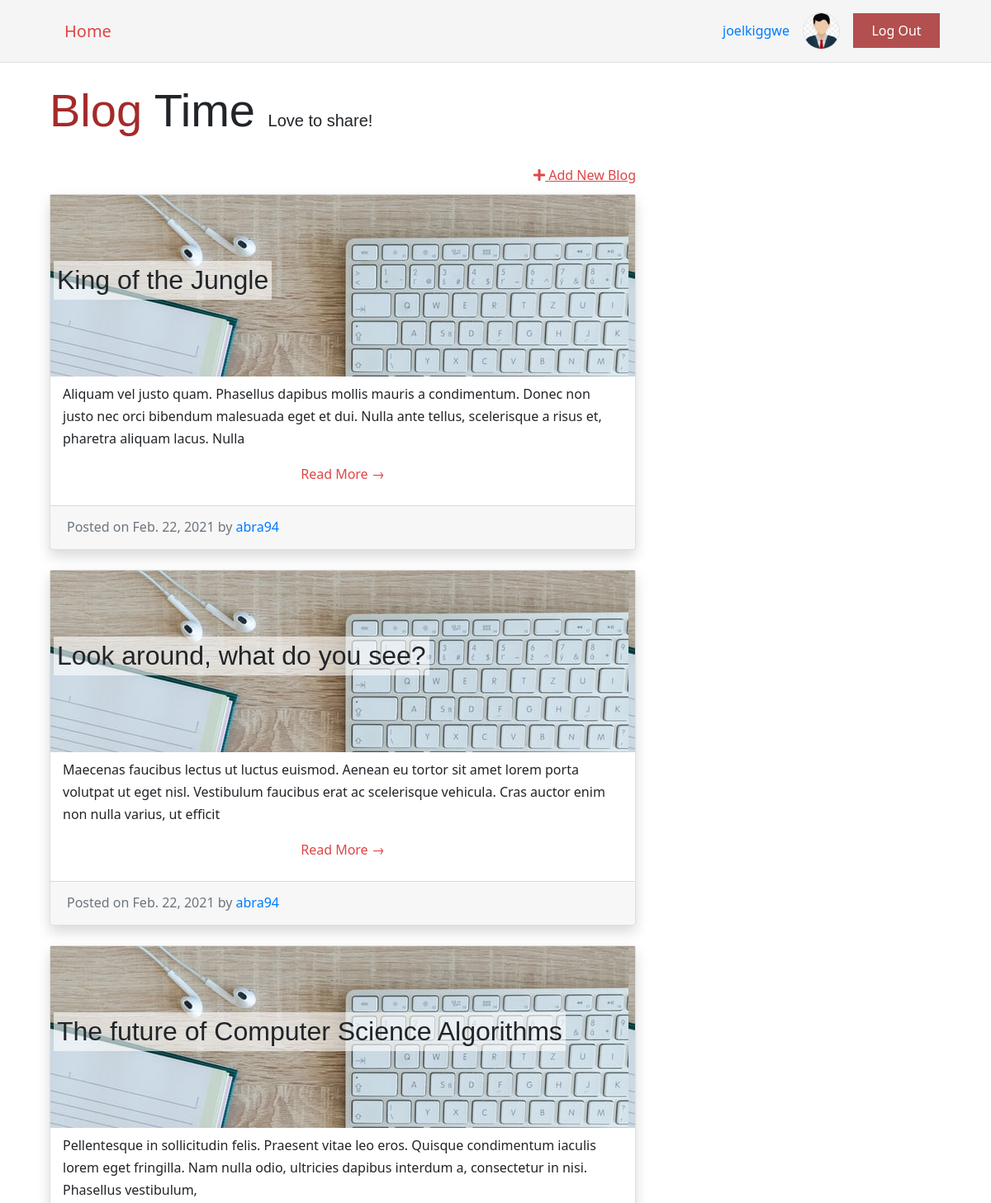
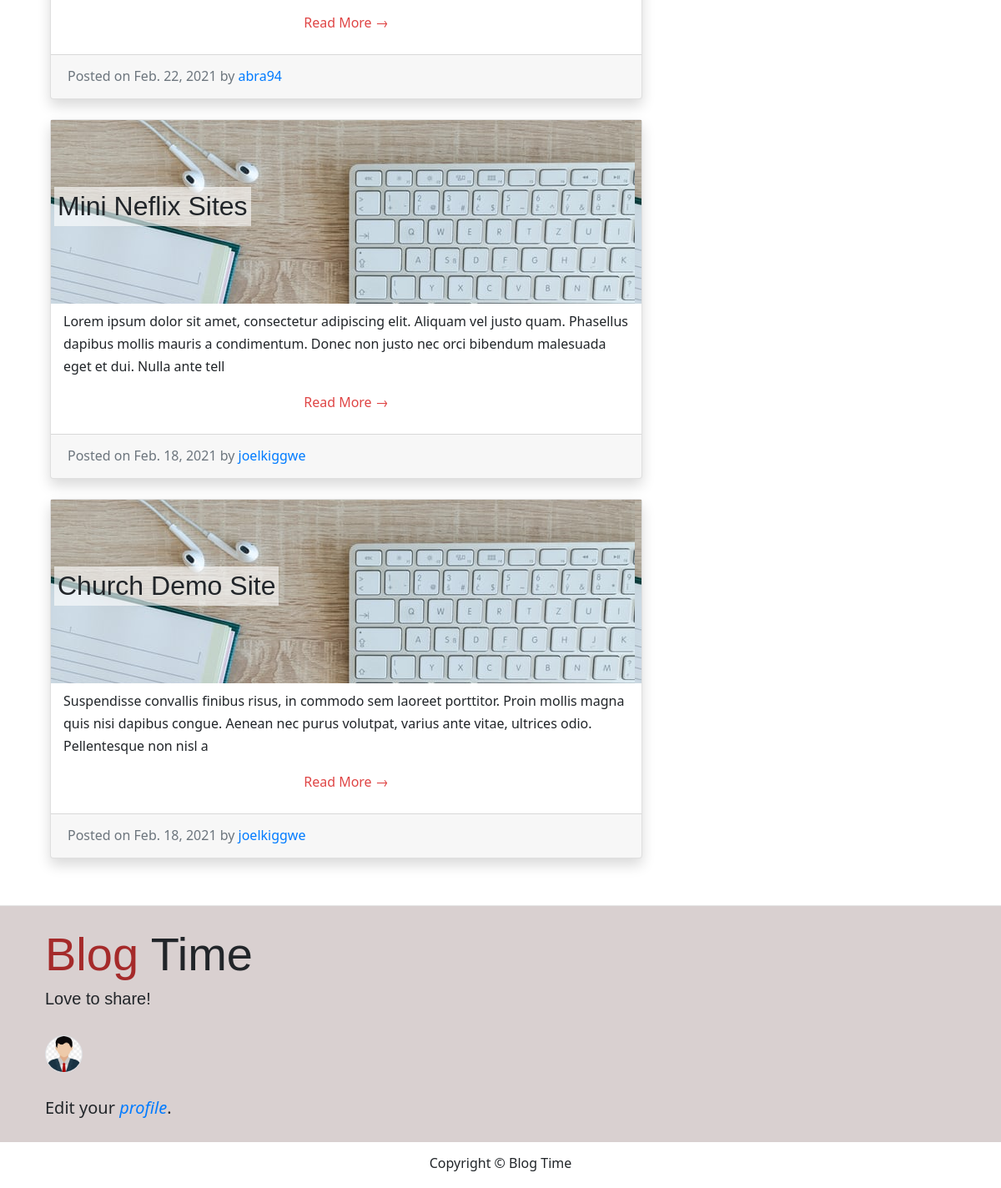
The app's page / (signed in) with its own data (2 pictures, top to bottom).
### blog_site_app/models.py (models this page shows, shortened)
class Profile(models.Model):
    user = models.OneToOneField(User, on_delete=models.CASCADE)
    bio = models.TextField(max_length=500, blank=True)
    location = models.CharField(max_length=30, blank=True)
    birth_date = models.DateField(null=True, blank=True)
    image_avatar = models.ImageField(upload_to="images/")

class BlogPost(models.Model):
    author = models.ForeignKey(User, on_delete= models.CASCADE, related_name='blog_posts')
    title = models.CharField(max_length=200)
    text = models.TextField()
    slug = models.SlugField(max_length=150, unique=True)
    published_date = models.DateField(auto_now_add=True)
    status = models.IntegerField(choices=STATUS, default=0)
    blog_image_post = models.ImageField(default="default_blog_image.jpg")
    active = models.BooleanField(default=False) # for the admin role to give confirmation
    isLiked  = models.BooleanField(default=False)
    class Meta:
        ordering = ['-published_date']

### blog_site_app/views.py (the view)
# urls.py: path('', views.BlogPostList.as_view(), name="home"),
class BlogPostList(generic.ListView):
    queryset = BlogPost.objects.filter(status=1, active=True).order_by('-published_date')
    template_name = 'blog_site_app/homepage.html'

### blog_site_app/templates/blog_site_app/homepage.html (shortened to what this page needs)
{% extends 'blog_site_app/base.html' %}
{% block content %}
<div class="container">
    <div class="row">
        <div class="col-md-8">
            <h1 class="my-4 display-4">
                <span class="brand-name">Blog</span> Time
                <small class="lead"> Love to share!</small>
            </h1>
            {% if user.is_authenticated %}
            <div class="d-flex justify-content-end">
                <a class="nav-link pr-0" style="text-decoration: underline;" href="{% url 'new_blog_post' %}">
                    <i class="fa fa-plus"></i>
                    Add New Blog</a>
            </div>
            {% endif %}
            {% for post in blogpost_list %}
            <div class="card mb-4 shadow">
                <div class="">
                    <div class="d-flex px-1 justify-content-between align-items-center" style="height: 220px;
                        background-image: url('{{ MEDIA_URL}}images/{{ post.blog_image_post }}')" />
                        <h2 class="post-title card-title text-black px-1 py-1">{{ post.title }}</h2>
                    </div>
                    <div class="container">
                        <p class="card-text my-2">{{ post.text | slice:":200" }}</p>
                        <a href="{% url 'post_detail' post.slug %}" class="mb-3 text-center nav-link">Read More &rarr;</a>
                    </div>
                </div>
                <div class="card-footer text-muted">
                    Posted on {{ post.published_date }} by
                    <span class="text-primary">{{ post.author }}</span>
                </div>
            </div>
            {% endfor %}
        </div>
{% endblock %}

### blog_site_app/templates/blog_site_app/base.html (shortened to what this page needs)
<html>
<head>
    <link rel="stylesheet" href="https://stackpath.bootstrapcdn.com/bootstrap/4.5.2/css/bootstrap.min.css"
>
    <link href="https://cdnjs.cloudflare.com/ajax/libs/font-awesome/5.13.0/css/all.min.css" rel="stylesheet">
    {% load static %}
    <link rel="stylesheet" href="{% static '/css/blog.css' %}">
</head>
<body>
    <div class="nav border-bottom">
        <nav class=" container navbar nav-dark d-flex justify-content-end align-items-center flex-row flex-nowrap">
            <span class="mr-auto pl-3 lead">
                <a class="nav-link" href="{% url 'home' %}"> Home </a></span>
            {% if user.is_authenticated %}
            <span class="pr-3">
                <a href="{% url 'update_profile' %}" title="Click to edit your profile"> {{ user.username }} </a></span>
            <span class="pr-3"> <img class="border rounded-circle" src="{{ user.profile.image_avatar.url }}"
                    style="height: 45px;" alt="user photo avatar"></span>
            <span class="py-3 mr-3">
                <a class="login-btn" href="{% url 'logout' %}">Log Out
                </a>
            </span>
            {% endif %}
        </nav>
    </div>
    <div class="content container">
        <div class="row">
            <div class="col-md-8 col-lg-12">
                {% block content %}
                {% endblock %}
    <footer class="pt-2">
        <div class="container d-flex flex-column pl-4 py-2">
            {% if user.profile.image_avatar and user.is_authenticated %}
            <h1 class="my-2 display-4">
                <span class="brand-name">Blog</span> Time
                <small class="lead pt-2 d-block"> Love to share!</small>
            </h1>
            <span class="py-4">
                <img class="border rounded-circle" src="{{ user.profile.image_avatar.url }}" style="height: 45px;"
                    alt="user photo avatar"></span>
            <span class="lead py-1">
                Edit your
                <a class="font-italic" href="{% url 'update_profile' %}" title="Click to edit your profile">
                    profile</a>.</span>
            {% endif %}
        </div>
        <div class="mt-3 pt-2 bg-white">
            <p class="mt-1 text-center">Copyright &copy; Blog Time</p>
        </div>
    </footer>
</body>
</html>

### blog_site_app/static/css/blog.css (style rules this page uses)
body { font-family: "Segoe UI", Roboto, "Helvetica Neue", Arial, sans-serif; line-height: 1.7rem; }
div.nav { background-color: #f5f5f5; border-bottom: 1px solid #f5f5f5; }
.nav-link { color: rgb(223, 69, 69); font-weight: 500; }
.login-btn { color: white; background-color: rgba(165, 42, 42, 0.815); padding: 0.6rem 1.4rem; }
h1, h2, h3 { font-family: "Playfair Display", sans-serif; }
.brand-name { color: brown; }
.post-title { background-color: #ffffff9a !important; }
footer { margin-top: 2rem; background-color: rgba(172, 151, 151, 0.452); border-top: 0.05rem solid rgb(229, 229, 229); }

### records on screen
BlogPost: blog_image_post (placeholder picture), title "King of the Jungle", text "Aliquam vel justo quam. Phasellus dapibus mollis mauris a condimentum. Donec non justo nec orci bibendum malesuada eget et dui. Nulla ante tellus, scelerisque a risus et, pharetra aliquam lacus. Nulla", published_date "Feb. 22, 2021", author "abra94"
BlogPost: blog_image_post (placeholder picture), title "Look around, what do you see?", text "Maecenas faucibus lectus ut luctus euismod. Aenean eu tortor sit amet lorem porta volutpat ut eget nisl. Vestibulum faucibus erat ac scelerisque vehicula. Cras auctor enim non nulla varius, ut efficit", published_date "Feb. 22, 2021", author "abra94"
BlogPost: blog_image_post (placeholder picture), title "The future of Computer Science Algorithms", text "Pellentesque in sollicitudin felis. Praesent vitae leo eros. Quisque condimentum iaculis lorem eget fringilla. Nam nulla odio, ultricies dapibus interdum a, consectetur in nisi. Phasellus vestibulum,", published_date "Feb. 22, 2021", author "abra94"
BlogPost: blog_image_post (placeholder picture), title "Mini Neflix Sites", text "Lorem ipsum dolor sit amet, consectetur adipiscing elit. Aliquam vel justo quam. Phasellus dapibus mollis mauris a condimentum. Donec non justo nec orci bibendum malesuada eget et dui. Nulla ante tell", published_date "Feb. 18, 2021", author "joelkiggwe"
BlogPost: blog_image_post (placeholder picture), title "Church Demo Site", text "Suspendisse convallis finibus risus, in commodo sem laoreet porttitor. Proin mollis magna quis nisi dapibus congue. Aenean nec purus volutpat, varius ante vitae, ultrices odio. Pellentesque non nisl a", published_date "Feb. 18, 2021", author "joelkiggwe"

### other values on screen
{{ user.username }} "joelkiggwe"
